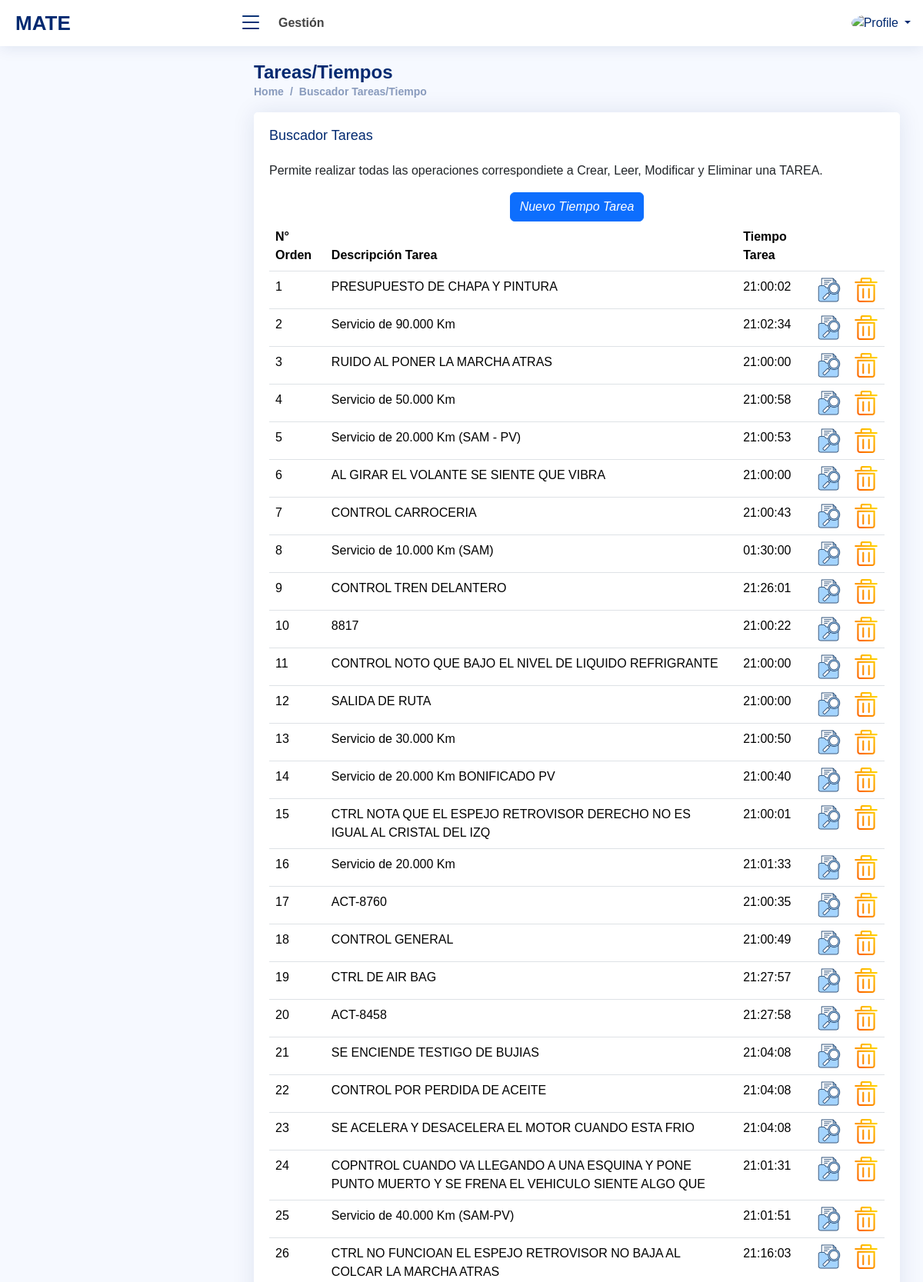
Screenshot of /buscadortareas.php (signed in, upper part) with the database file from the repository.
### tables this page shows
CREATE TABLE `tareas` (
  `idtarea` int(11) NOT NULL AUTO_INCREMENT,
  `descripciontarea` varchar(100) DEFAULT NULL,
  `tiempotarea` decimal(10,0) DEFAULT NULL,
  `accion` varchar(1) DEFAULT NULL,
  `idempleadoaccion` int(11) DEFAULT NULL,
  `fechaaccion` datetime DEFAULT NULL,
  PRIMARY KEY (`idtarea`)
);

### buscadortareas.php (the view, shortened to what this page needs)
<?php
  if (isset($_SESSION['id']))
  {
    $tipousu=$_SESSION['tipo'];
    $foto=$_SESSION['foto'];
    $nombrecorto=$_SESSION['nombrecorto'];
  }
  else
  {
    echo "<script> window.location.href='index.html'</script>";
  }
?>
<!DOCTYPE html>
<html lang="en">
<head>
  <link href="assets/font/Open_Sans.css" rel="stylesheet">
  <link href="assets/vendor/bootstrap/css/bootstrap.min.css" rel="stylesheet">
  <link href="assets/vendor/bootstrap-icons/bootstrap-icons.css" rel="stylesheet">
  <link href="assets/vendor/boxicons/css/boxicons.min.css" rel="stylesheet">
  <link href="assets/vendor/quill/quill.snow.css" rel="stylesheet">
  <link href="assets/vendor/quill/quill.bubble.css" rel="stylesheet">
  <link href="assets/vendor/remixicon/remixicon.css" rel="stylesheet">
  <link href="assets/vendor/simple-datatables/style.css" rel="stylesheet">
  <link href="assets/css/style.css" rel="stylesheet">
</head>
<body>
  <header id="header" class="header fixed-top d-flex align-items-center">
    <div class="d-flex align-items-center justify-content-between">
      <a href="home.php" class="logo d-flex align-items-center">
        <span class="d-none d-lg-block"><?php echo $_SESSION['nombreapp']; ?></span>
      </a>
      <i class="bi bi-list toggle-sidebar-btn"></i>
    </div>
    <div class="search-bar">
      <strong>Gestión</strong>
    </div>
    <nav class="header-nav ms-auto">
      <ul class="d-flex align-items-center">
        <li class="nav-item dropdown pe-3">
          <a class="nav-link nav-profile d-flex align-items-center pe-0" href="#" data-bs-toggle="dropdown">
            <img src="assets/img/<?php echo $foto; ?>" alt="Profile" class="rounded-circle">
            <span class="d-none d-md-block dropdown-toggle ps-2"><?php echo $nombrecorto; ?></span>
          </a>
        </li>
      </ul>
    </nav>
  </header>
  <main id="main" class="main">
    <div class="pagetitle">
      <h1>Tareas/Tiempos</h1>
      <nav>
        <ol class="breadcrumb">
          <li class="breadcrumb-item">
          <?php
            if (($tipousu=="Administración")||($tipousu=="Gerente")) echo "<a href='home.php'>Home</a>";
            else echo "<a href='avancestareas.php'>Home</a>";
          ?>
          </li>
          <li class="breadcrumb-item"><a href="buscadortareas.php">Buscador Tareas/Tiempo</a></li>
        </ol>
      </nav>
    </div>
    <section class="section">
      <div class="row">
        <div class="col-lg-12">
          <div class="card">
            <div class="card-body">
              <h5 class="card-title">Buscador Tareas</h5>
              <p>Permite realizar todas las operaciones correspondiete a Crear, Leer, Modificar y Eliminar una TAREA.</p>
                <div class="text-center">
                  <a href="addtarea.php">
                    <i class="btn btn-primary">Nuevo Tiempo Tarea</i>
                  </a>
                </div>
              <?php
                $sql = "SELECT a.`idtarea`,a.`descripciontarea`,a.`tiempotarea`
                        FROM tareas a
                        WHERE a.`accion`!='B';";
                $con=conectar();
                $result = $con->query($sql);
                if (!$result)
                {
                  die('Invalid query: ' . $mysqli->error);
                }
                else
                {
              ?>
              <table class="table datatable">
                <thead>
                  <tr>
                    <th>N° Orden</th>
                    <th>Descripción Tarea</th>
                    <th>Tiempo Tarea</th>
                    <th>&nbsp;</th>
                    <th>&nbsp;</th>
                  </tr>
                </thead>
                <tbody>
                <?php
                    $fil=1;
                    while($row = mysqli_fetch_array($result))
                    {
                      echo "
                            <tr>
                              <td>".$fil."</td>
                              <td>".$row['descripciontarea']."</td>
                              <td>".date("H:i:s",$row['tiempotarea'])."</td>
                              <td><a href='crudtarea.php?idtarea=".$row['idtarea']."&accion=M'><img src='./assets/img/buscar.png' alt='Ver registro' srcset=''></a></td>
                              <td><a href='crudtarea.php?idtarea=".$row['idtarea']."&accion=B'><img src='./assets/img/eliminar.png' alt='Eliminar registro' srcset=''></a></td>
                            </tr>
                          ";
                          $fil=$fil+1;
                    }
                  }
                ?>
                </tbody>
              </table>
            </div>
          </div>
        </div>
      </div>
    </section>
  </main>
</body>
</html>

### assets/css/style.css (style rules this page uses)
:root { scroll-behavior: smooth; }
body { font-family: "Open Sans", sans-serif; background: #f6f9ff; color: #444444; }
a { color: #4154f1; text-decoration: none; }
h1, h2, h3, h4, h5, h6 { font-family: "Nunito", sans-serif; }
#main { margin-top: 60px; padding: 20px 30px; transition: all 0.3s; }
.pagetitle { margin-bottom: 10px; }
.pagetitle h1 { font-size: 24px; margin-bottom: 0; font-weight: 600; color: #012970; }
.card { margin-bottom: 30px; border: none; border-radius: 5px; box-shadow: 0px 0 30px rgba(1, 41, 112, 0.1); }
.card-title { padding: 20px 0 15px 0; font-size: 18px; font-weight: 500; color: #012970; font-family: "Poppins", sans-serif; }
.card-body { padding: 0 20px 20px 20px; }
.breadcrumb { font-size: 14px; font-family: "Nunito", sans-serif; color: #899bbd; font-weight: 600; }
.breadcrumb a { color: #899bbd; transition: 0.3s; }
.breadcrumb .breadcrumb-item::before { color: #899bbd; }
.logo { line-height: 1; }
@media (min-width: 1200px) { .logo { width: 280px; } }
.logo span { font-size: 26px; font-weight: 700; color: #012970; font-family: "Nunito", sans-serif; }
.header { transition: all 0.5s; z-index: 997; height: 60px; box-shadow: 0px 2px 20px rgba(1, 41, 112, 0.1); background-color: #fff; padding-left: 20px; }
.header .toggle-sidebar-btn { font-size: 32px; padding-left: 10px; cursor: pointer; color: #012970; }
.header .search-bar { min-width: 360px; padding: 0 20px; }
.header-nav ul { list-style: none; }
.header-nav>ul { margin: 0; padding: 0; }
.header-nav .nav-profile { color: #012970; }
.header-nav .nav-profile img { max-height: 36px; }
.header-nav .nav-profile span { font-size: 14px; font-weight: 600; }
@media (min-width: 1200px) { #main, #footer { margin-left: 300px; } }

### rows the page displays
tareas: descripciontarea "PRESUPUESTO DE CHAPA Y PINTURA", tiempotarea "21:00:02"
tareas: descripciontarea "Servicio de 90.000 Km", tiempotarea "21:02:34"
tareas: descripciontarea "RUIDO AL PONER LA MARCHA ATRAS", tiempotarea "21:00:00"
tareas: descripciontarea "Servicio de 50.000 Km", tiempotarea "21:00:58"
tareas: descripciontarea "Servicio de 20.000 Km (SAM - PV)", tiempotarea "21:00:53"
tareas: descripciontarea "AL GIRAR EL VOLANTE SE SIENTE QUE VIBRA", tiempotarea "21:00:00"
tareas: descripciontarea "CONTROL CARROCERIA", tiempotarea "21:00:43"
tareas: descripciontarea "Servicio de 10.000 Km (SAM)", tiempotarea "01:30:00"
tareas: descripciontarea "CONTROL TREN DELANTERO", tiempotarea "21:26:01"
tareas: descripciontarea "8817", tiempotarea "21:00:22"
tareas: descripciontarea "CONTROL NOTO QUE BAJO EL NIVEL DE LIQUIDO REFRIGRANTE", tiempotarea "21:00:00"
tareas: descripciontarea "SALIDA DE RUTA", tiempotarea "21:00:00"
tareas: descripciontarea "Servicio de 30.000 Km", tiempotarea "21:00:50"
tareas: descripciontarea "Servicio de 20.000 Km BONIFICADO PV", tiempotarea "21:00:40"
tareas: descripciontarea "CTRL NOTA QUE EL ESPEJO RETROVISOR DERECHO NO ES IGUAL AL CRISTAL DEL IZQ", tiempotarea "21:00:01"
tareas: descripciontarea "Servicio de 20.000 Km", tiempotarea "21:01:33"
tareas: descripciontarea "ACT-8760", tiempotarea "21:00:35"
tareas: descripciontarea "CONTROL GENERAL", tiempotarea "21:00:49"
tareas: descripciontarea "CTRL DE AIR BAG", tiempotarea "21:27:57"
tareas: descripciontarea "ACT-8458", tiempotarea "21:27:58"
tareas: descripciontarea "SE ENCIENDE TESTIGO DE BUJIAS", tiempotarea "21:04:08"
tareas: descripciontarea "CONTROL POR PERDIDA DE ACEITE", tiempotarea "21:04:08"
tareas: descripciontarea "SE ACELERA Y DESACELERA EL MOTOR CUANDO ESTA FRIO", tiempotarea "21:04:08"
tareas: descripciontarea "COPNTROL CUANDO VA LLEGANDO A UNA ESQUINA Y PONE PUNTO MUERTO Y SE FRENA EL VEHICULO SIENTE ALGO QUE", tiempotarea "21:01:31"
tareas: descripciontarea "Servicio de 40.000 Km (SAM-PV)", tiempotarea "21:01:51"
tareas: descripciontarea "CTRL NO FUNCIOAN EL ESPEJO RETROVISOR NO BAJA AL COLCAR LA MARCHA ATRAS", tiempotarea "21:16:03"

### other values shown
$_SESSION['nombreapp'] "MATE"
